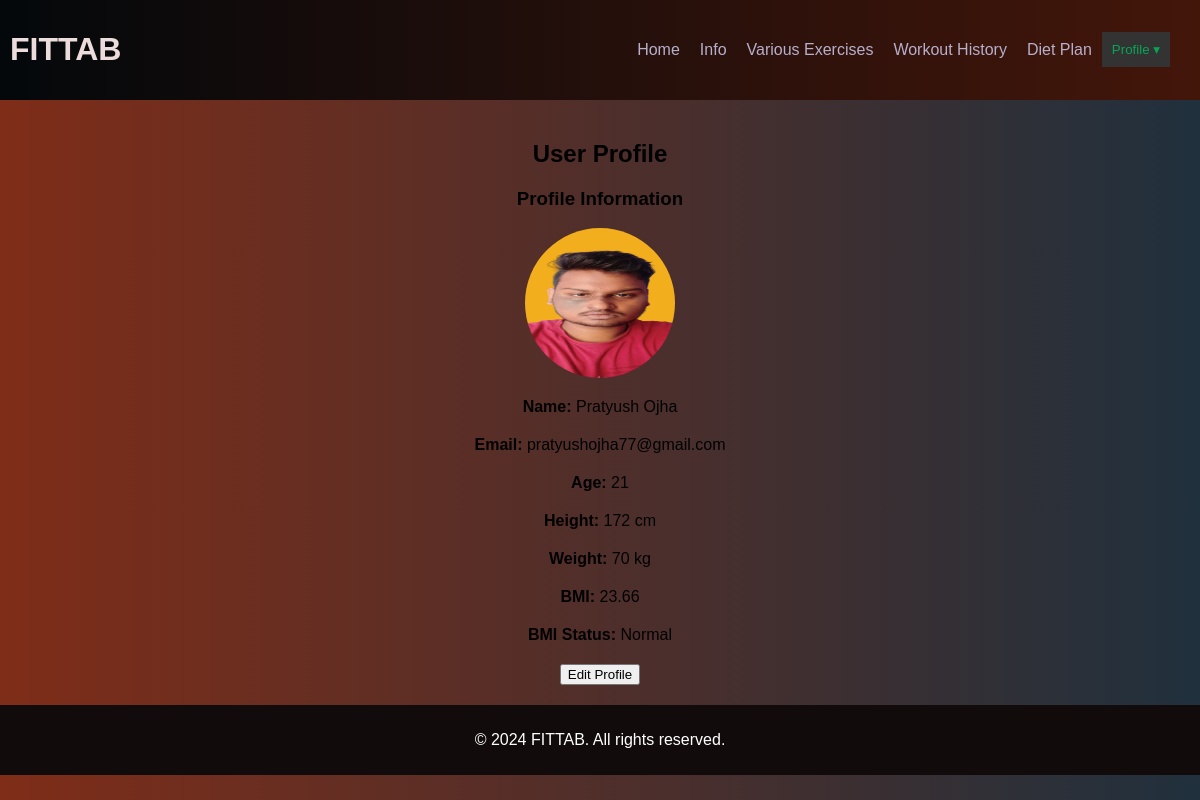
Page /profile (signed in) on the earlier database version.
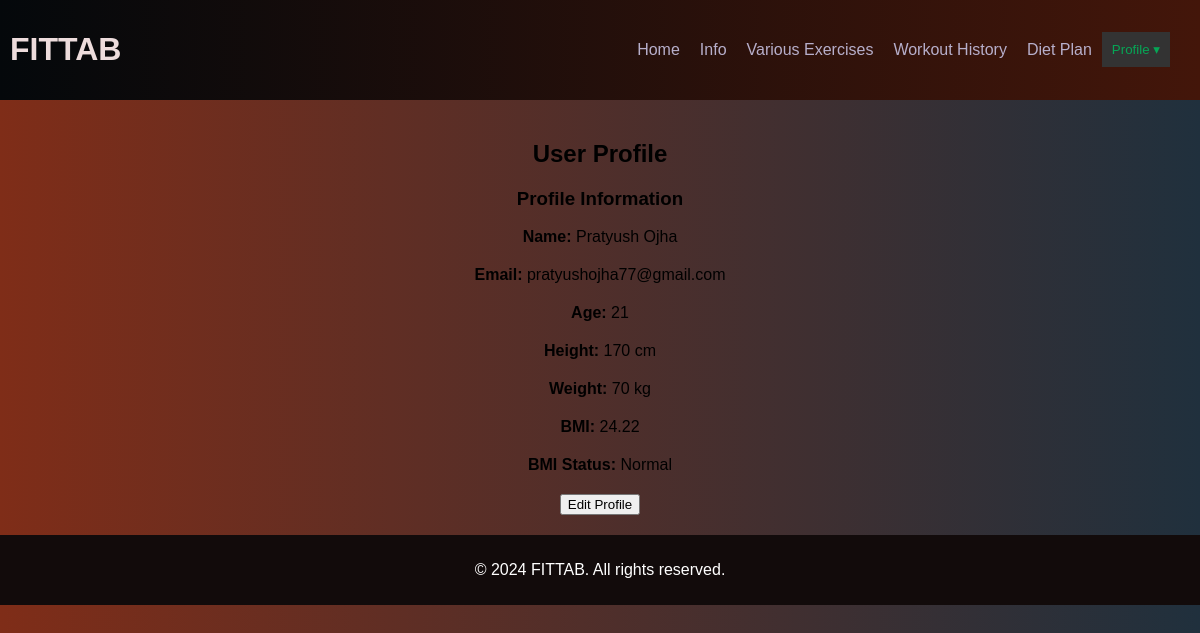
Same page on the later database version.
### app.py (models this page shows, shortened)
class User(db.Model):
    id = db.Column(db.Integer, primary_key=True, autoincrement=True)
    name = db.Column(db.String(100), nullable=False)
    email = db.Column(db.String(100), nullable=False, unique=True)
    password = db.Column(db.String(500), nullable=False)
    age = db.Column(db.Integer, nullable=False)
    height = db.Column(db.Integer, nullable=False)
    weight = db.Column(db.Integer, nullable=False)
    profile_picture = db.Column(db.String(100), nullable=True)

### app.py (the view)
@app.route('/profile')
def profile():
    if 'user_id' in session:
        user = User.query.filter_by(id=session['user_id']).first()
        return render_template('profile.html', user=user)
    else:
        return redirect(url_for('index'))

### templates/profile.html (shortened to what this page needs)
<!DOCTYPE html>
<html lang="en">
<head>
    <link rel="stylesheet" href="{{ url_for('static', filename='style_profile.css') }}">
</head>
<body>
    <header>
        <h1>FITTAB</h1>
        <nav>
            <a href="{{ url_for('info') }}">Home</a>
            <a href="#">Info</a>
            <a href="{{ url_for('exercise') }}">Various Exercises</a>
            <a href="{{ url_for('workouts') }}">Workout History</a>
            <a href="/diet">Diet Plan</a>
            <div class="profile-dropdown">
                <button class="profile-button">Profile &#9662;</button>
            </div>
        </nav>
    </header>
    <div class="content">
        <h2>User Profile</h2>
        {% if user %}
        <div id="profile-display">
            <h3>Profile Information</h3>
            {% if user.profile_picture %}
                <img src="{{ url_for('static', filename='uploads/' ~ user.profile_picture) }}" alt="Profile Picture" style="width: 150px; height: 150px; border-radius: 50%;">
            {% endif %}
            <p><strong>Name:</strong> {{ user.name }}</p>
            <p><strong>Email:</strong> {{ user.email }}</p>
            <p><strong>Age:</strong> {{ user.age }}</p>
            <p><strong>Height:</strong> {{ user.height }} cm</p>
            <p><strong>Weight:</strong> {{ user.weight }} kg</p>
            <p><strong>BMI:</strong>
                {% set bmi = (user.weight / ((user.height / 100) ** 2)) | round(2) %}
                {{ bmi }}
            </p>
            <p><strong>BMI Status:</strong>
                {% if bmi < 19 %}
                    Underweight
                {% elif bmi >= 19 and bmi <= 25 %}
                    Normal
                {% else %}
                    Overweight
                {% endif %}
            </p>
            <button onclick="editProfile()">Edit Profile</button>
        </div>
        {% else %}
        <p>No user data available.</p>
        {% endif %}
    </div>
    <footer>
        <p>&copy; 2024 FITTAB. All rights reserved.</p>
    </footer>
</body>
</html>

Differences in the rows shown:
changed User "Pratyush Ojha": height "172" → "170"; profile_picture: picture removed
Other differences:
{{ bmi }}: "23.66" → "24.22"
